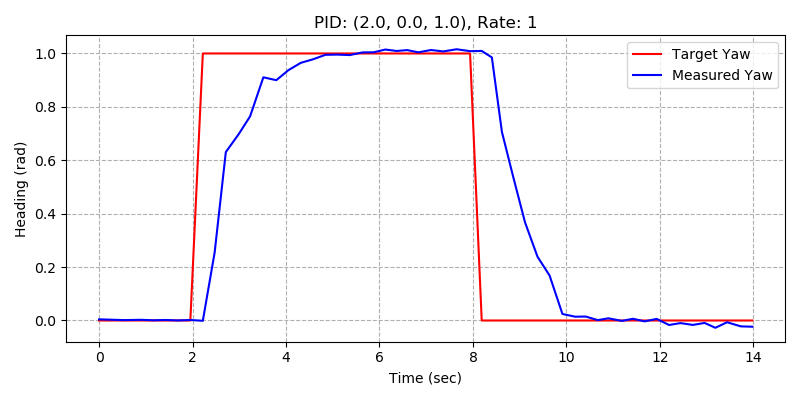
#> input picture assignments/lab10_follow/ex2_angle.png, 800 x 400 px
$ python logist_reg.py ../ex2_angle.png ../ex2_pixel.png ../ex2_pixel.png
#> lines starting #> are read from the running program, lines starting #| are printed output that depends on the picture; after the words box and inside, x2 and y2 are one past the last pixel; in counts of white or black regions, pixels touching at a corner belong together
#> in fit_model_to_files, img is the input picture: shape (400, 800, 3); mean B, G, R 248.4, 246.5, 248.3
#!/usr/bin/env python

import os
import numpy as np
import argparse
import cv2
from scipy.special import expit

def plotClassifcation( img, mask, pixProbs, threshold=0.5, savename='', outfolder=''):
    cv2.imshow("Image", img)
    cv2.imshow("Raw Output", pixProbs )
    if mask.any():
      cv2.imshow("Ground Truth Mask", mask)

      TP = np.logical_and(mask > 0, pixProbs > threshold)
      FP = np.logical_and(mask == 0, pixProbs > threshold)
      FN = np.logical_and(mask > 0, pixProbs <= threshold)
      alabel = TP + FP + FN

      eimg = np.stack( (FN, TP, FP), axis=2 ).astype(np.uint8) * 180 + 75 * alabel[:,:,None].astype(np.uint8)
      gimg = img.mean(axis=2).astype(np.uint8)
      combimg = (eimg * 3.0/5.0 + gimg[:,:,None] * 2.0/5.0).astype(np.uint8)
      cv2.imshow("Scoring Using Mask", combimg)

    if outfolder:
      os.makedirs(args.outpath,exist_ok=True)
      cv2.imwrite(os.path.join(outfolder,'prob_'+savename), np.uint8(pixProbs*255) )
      if mask.any():
        cv2.imwrite(os.path.join(outfolder,'scoring_'+savename), combimg )

def plotTargets(img, target_mask, centroids, savename='', outfolder=''):
  if isinstance(target_mask,list):
    target_mask = np.array(target_mask)

  if target_mask.size:
    green = np.zeros_like(img)
    green[:,:,1] = 128
    mask = target_mask[:,:,None].repeat(3,axis=2)
    outim = img.copy() * (1-mask) + (img.copy()//2 + green) * mask
  else:
    outim = img.copy()

  for centroid in centroids:
    loc = tuple(np.array(centroid).astype(int))
    try:
      cv2.circle(outim, loc, 5, (0,0,255), -1)
    except:
      return

  cv2.imshow("Target", outim)
  if outfolder:
    os.makedirs(args.outpath,exist_ok=True)
    cv2.imwrite(os.path.join(outfolder,'target_'+savename), outim )

def imread_channel( filename ):
#> called with filename = '../ex2_pixel.png'
  img0 = cv2.imread( filename )
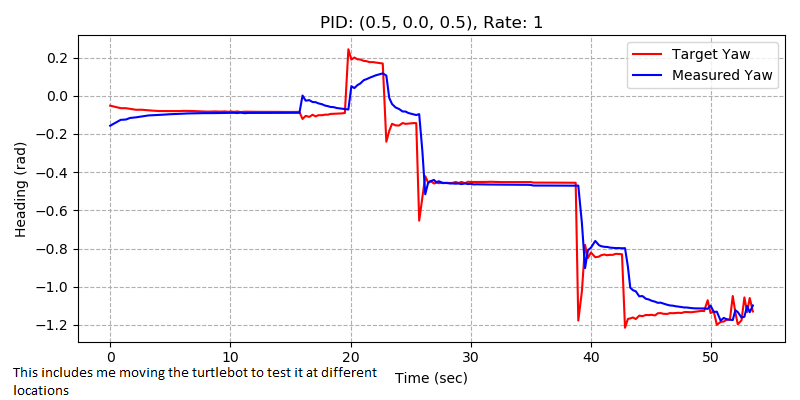
#> input picture assignments/lab10_follow/ex2_pixel.png, 800 x 400 px
#> img0 is the input picture: shape (400, 800, 3); mean B, G, R 246.8, 245.2, 247.2

  if img0 is None:
    print('Warning, unable to read:', filename)

  if len(img0.shape)==3:
    img0 = img0[:,:,0]
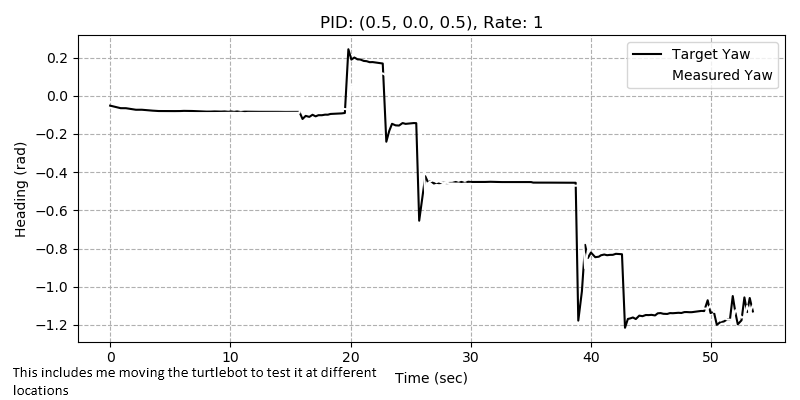
#> img0: shape (400, 800); min 0, max 255, mean 246.8

  return img0

class LogisticReg:
  def __init__(self ):
    self.cvec = np.zeros( (1,3) )
    self.intercept = np.zeros( (1,) )

  def set_model(self, cvec, intercept):
    self.cvec = cvec
    self.intercept = intercept

  def fit_model_to_files(self, img_name, mask_name, exmask_name=''):
    img = cv2.imread( img_name )
    mask = imread_channel( mask_name )

    if img is None or mask is None:
      print('Error loading image and mask')
      print('image:', img_name)
      print('mask:', mask_name)

    if exmask_name:
      exmask = imread_channel(exmask_name)
    else:
      exmask = np.array([])

    self.fit_model( img, mask, exmask )

  def fit_model(self, img, mask, exmask=np.array([]) ):
    from sklearn.linear_model import LogisticRegression
    data = img.reshape((-1,3)).astype(float)
    label = (mask.ravel()>0).astype(int)

    if exmask.any():
      keep = exmask.ravel()==0
      data = data[keep,:]
      label = label[keep]

    sk_logr = LogisticRegression(class_weight='balanced',solver='lbfgs')
    sk_logr.fit( data, label)
    self.cvec = sk_logr.coef_
    self.intercept = np.array(sk_logr.intercept_)

  def print_params(self):
    print('Logist Regression params, cvec:',self.cvec,'intercept:',self.intercept)

  def apply(self, img):
    score = (img.astype(float) * self.cvec).sum(axis=2) + self.intercept
    prob_target = expit(score)
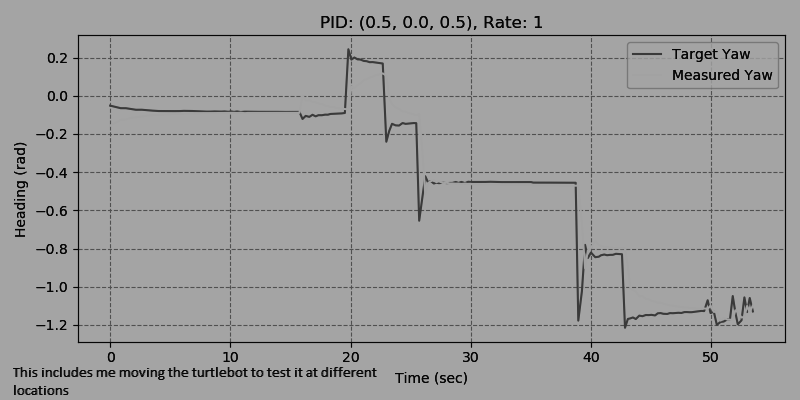
#> prob_target: shape (400, 800) float64; min 0.0208, max 0.645, mean 0.622

    return prob_target

  def find_largest_target(self, prob_target, threshold=0.5, minpix=20):
#> called with threshold = 0.5, minpix = 20
    binary_target = (prob_target>threshold).astype(np.uint8)
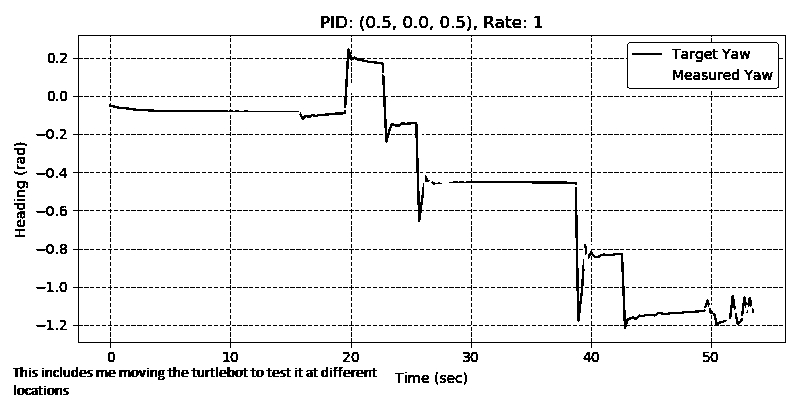
#> binary_target: shape (400, 800); values 0 (black) and 1 (white), 94.9% white; black in thin lines or dots
    cc = cv2.connectedComponentsWithStats(binary_target)
    inds = np.argsort(cc[2][:,4])
#> inds = 70 values, max 69 at index 0, min 0 at index 67, mean 34.5
    target_mask = np.zeros_like(binary_target)
    centroid = []
    area = []

    for i in inds[::-1]:
      if binary_target[cc[1]==i].astype(float).mean() > 0.99 and cc[2][i,4] >= minpix:
        target_mask += (cc[1]==i).astype(np.uint8)
        centroid = cc[3][i,:]
        area = cc[2][i,4]

        break
#> this loop made 1 pass
#> (i, centroid, area) on pass 1: (11, [429.3, 189], 206673)
#> pass 1, in find_largest_target, `target_mask += (cc[1]==i).astype(np.uint8)`:
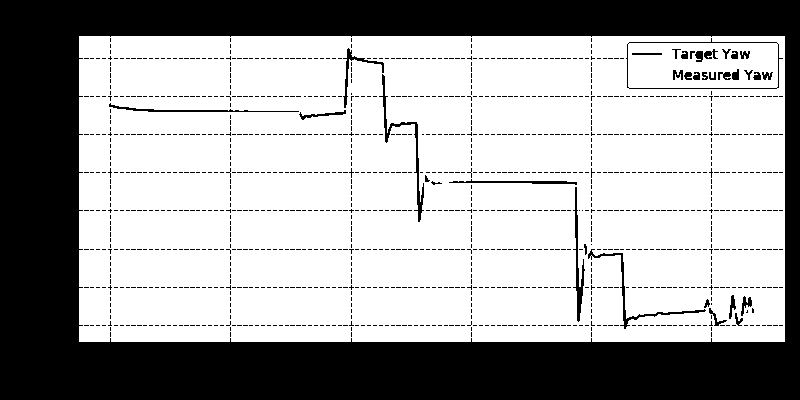
#> target_mask: shape (400, 800); values 0 (black) and 1 (white), 64.6% white; 1178 black regions (1143 under 20 px), largest, box (x1, y1, x2, y2) and area: (0, 0, 800, 400) 104026, (379, 74, 424, 222) 592, (588, 249, 706, 329) 484
    return centroid, area, target_mask

  def find_all_targets(self, prob_target, threshold=0.5, minpix=20):
    binary_target = (prob_target>threshold).astype(np.uint8)
    cc = cv2.connectedComponentsWithStats(binary_target)
    inds = np.argsort( cc[2][:,4] )
    target_mask = np.zeros_like(binary_target)
    centroids = []
    areas = []

    for i in inds[::-1]:
      if binary_target[cc[1]==i].astype(float).mean() > 0.99 and cc[2][i,4] >= minpix:
        target_mask += (cc[1]==i).astype(np.uint8)
        centroids.append(cc[3][i,:])
        areas.append(cc[2][i,4])
    return centroids, areas, target_mask


if __name__ == '__main__':
  parser = argparse.ArgumentParser(description='Logistic Regression')
  parser.add_argument('trainimg',      type=str,              help='Train image')
  parser.add_argument('trainmask',     type=str,              help='Train mask')
  parser.add_argument('testimg',       type=str,              help='Test image')
  parser.add_argument('--testmask',    type=str, default='',  help='Test mask')
  parser.add_argument('--trainexmask', type=str, default='',  help='Train pixels to exclude')
  parser.add_argument('--outpath',     type=str, default='',  help='Output folder')
  parser.add_argument('--threshold', type=float, default=0.5, help='Output folder')
  args = parser.parse_args()

  logr = LogisticReg( )
  logr.fit_model_to_files( args.trainimg, args.trainmask, args.trainexmask )

  testimg = cv2.imread(args.testimg)
  if args.testmask:
    testmask = imread_channel(args.testmask)
  else:
    testmask = np.array([])

  probt = logr.apply( testimg )
  logr.print_params()
  plotClassifcation(testimg, testmask, probt, args.threshold, os.path.basename(args.testimg), args.outpath )

  centroid, area, target = logr.find_largest_target(probt, args.threshold)
#> centroid = [429.3, 189]; area = 206673
  plotTargets(testimg, target, [centroid] )
#> in plotTargets, `outim = img.copy() * (1-mask) + (img.copy()//2 + green) * mask`:
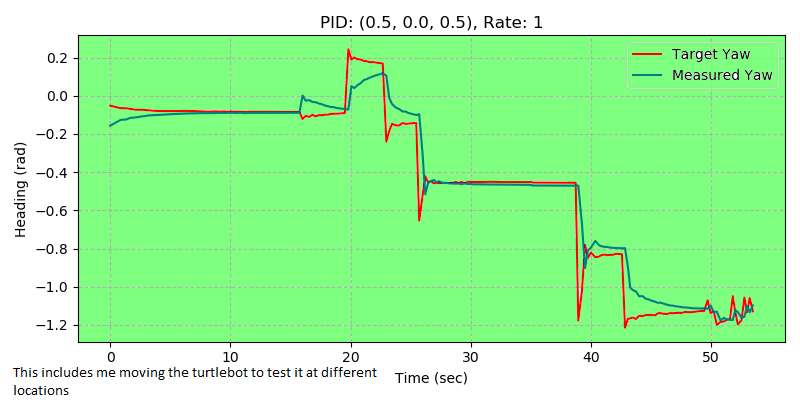
#> outim: shape (400, 800, 3); mean B, G, R 164.4, 246.2, 165.6
#> the loop in plotTargets, `for centroid in centroids:` made 1 pass
#> (centroid, loc) on pass 1: ([429.3, 189], (429, 188))
#> after the loop in plotTargets, `for centroid in centroids:`: outim: shape (400, 800, 3); 0.03% of pixels changed, all inside (x1, y1, x2, y2) = (424, 183, 435, 194)
  cv2.waitKey()
  cv2.destroyAllWindows()
